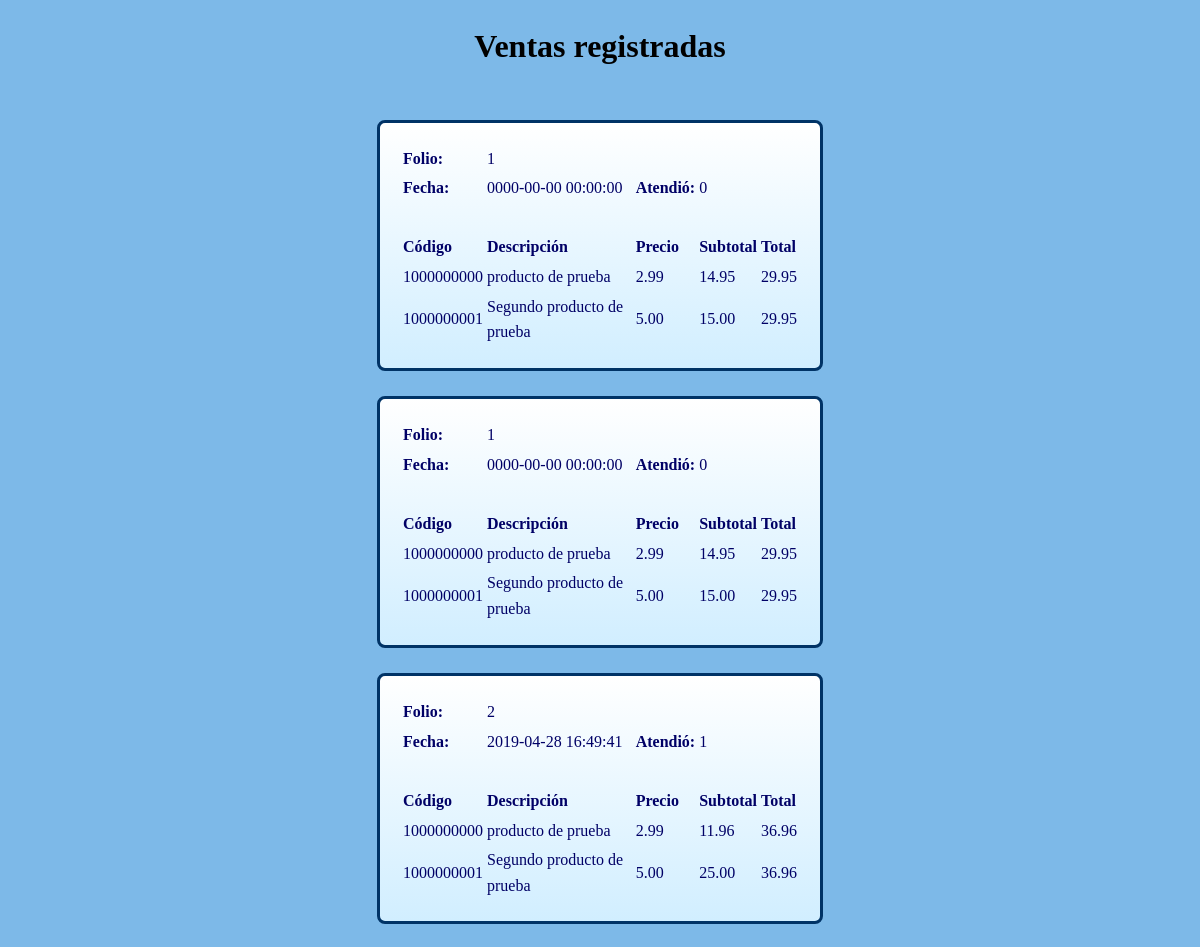
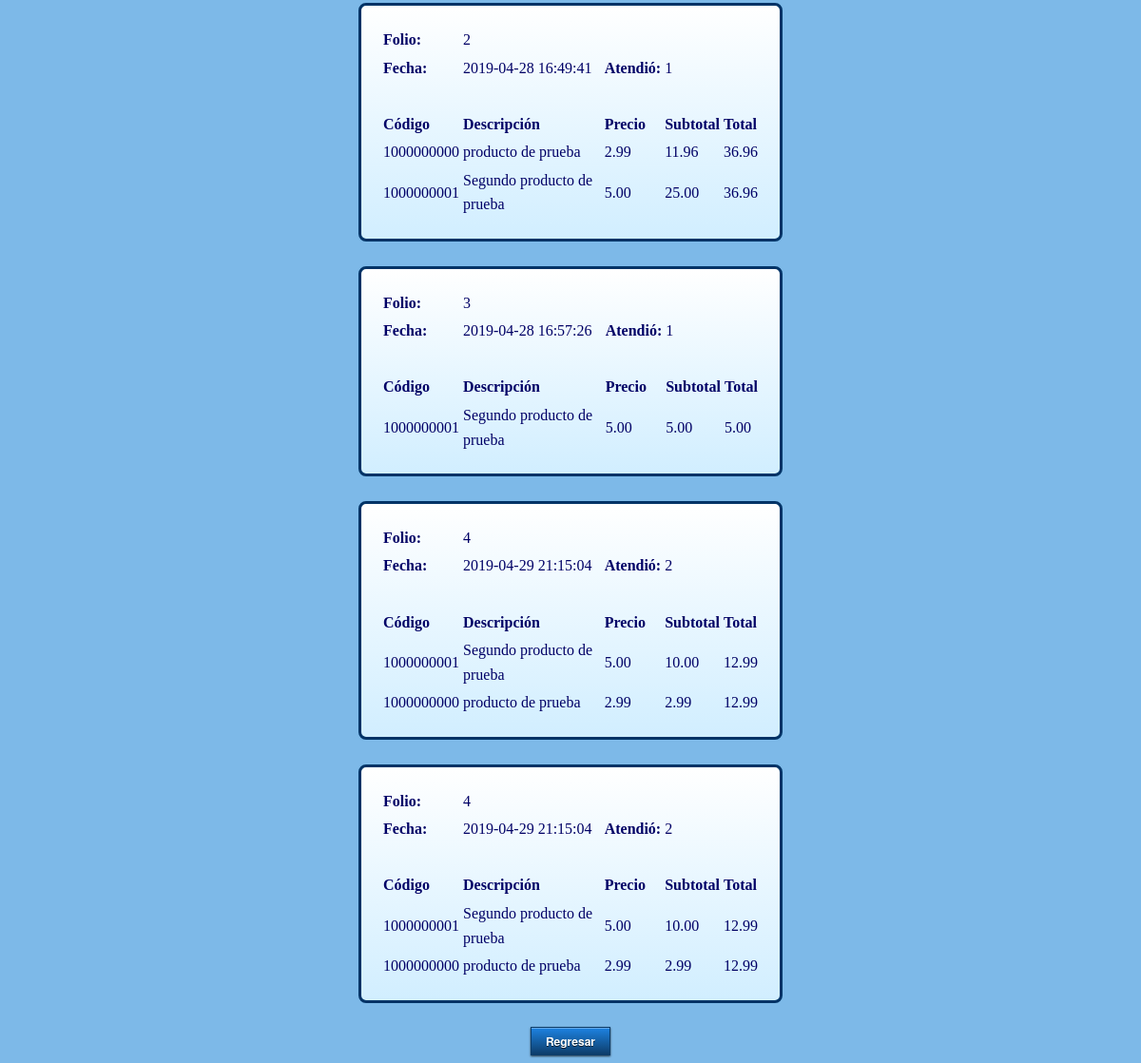
Screenshot of /mostrarv.php with the database file from the repository (2 pictures, top to bottom).
### tables this page shows
CREATE TABLE `ticket` (
  `id_ticket` int(11) DEFAULT '1000',
  `id_emp` int(11) DEFAULT NULL,
  `fecha_ticket` datetime DEFAULT CURRENT_TIMESTAMP,
  `id_art` int(11) DEFAULT NULL,
  `desc_art` varchar(50) DEFAULT NULL,
  `pre_art` float(5,2) DEFAULT NULL,
  `sub_ticket` float(5,2) DEFAULT NULL,
  `total_ticket` float(5,2) DEFAULT NULL
);

### mostrarv.php (the view, shortened to what this page needs)
<!DOCTYPE HTML>
<html>
	<link href="estilos.css" rel="stylesheet" type="text/css">
<body>
	<center>
		<h1>Ventas registradas</h1>
		<br>
		<?php
			$host = "localhost";
			$usuario = "root";
			$pass = "";
			$bd = "proyecto";
			$comparador = 0;
			$folio_v = 0;
			$conexion = mysqli_connect($host,$usuario,$pass,$bd);
			$query = "select * from ticket";
			$result = mysqli_query($conexion,$query);
			while($consulta = mysqli_fetch_array($result))
			{
				if($folio_v == 0)
				{
					$comparador = 0;
				}
				if($comparador == 0)
				{
				echo "<div class='group'>";
					echo "<table>";
						echo "<tr>";
							echo "<td>";
								echo "<b>Folio: </b>";
							echo "</td>";
							echo "<td>";
								$folio = $consulta['id_ticket'];
								echo $consulta['id_ticket'];
							echo "</td>";
						echo "</tr>";
						echo "<tr>";
							echo "<td>";
								echo "<b>Fecha: </b>";
							echo "</td>";
							echo "<td>";
								echo $consulta['fecha_ticket'];
							echo "</td>";
							echo "<td>";
								echo "<b>Atendió: </b>";
							echo "</td>";
							echo "<td>";
								echo $consulta['id_emp'];
							echo "</td>";
						echo "</tr>";
						echo "<tr>";
							echo "<td colspan = '5' class = 'no_borde'>";
								echo "<br>";
							echo "</td>";
						echo "</tr>";
						echo "<tr>";
							echo "<td>";
								echo "<b>Código</b>";
							echo "</td>";
							echo "<td>";
								echo "<b>Descripción</b>";
							echo "</td>";
							echo "<td>";
								echo "<b>Precio</b>";
							echo "</td>";
							echo "<td>";
								echo "<b>Subtotal</b>";
							echo "</td>";
							echo "<td>";
								echo "<b>Total</b>";
							echo "</td>";
						echo "</tr>";
						$query2 = "select * from ticket where id_ticket = ".$folio.";";
						$result2 = mysqli_query($conexion,$query2);
						$comparador = 1;
						while($datos = mysqli_fetch_array($result2))
						{
							echo "<tr>";
								echo "<td>";
									echo $datos['id_art'];
								echo "</td>";
								echo "<td>";
									echo $datos['desc_art'];
								echo "</td>";
								echo "<td>";
									echo $datos['pre_art'];
								echo "</td>";
								echo "<td>";
									echo $datos['sub_ticket'];
								echo "</td>";
								echo "<td>";
									echo $datos['total_ticket'];
								echo "</td>";
							echo "</tr>";
						}
					echo "</table>";
				echo "</div>";
				echo "<br>";
				}
				else
				{
					exit("Se ha producido un error no esperado: ").mysqli_error();
				}
			}
		?>
		<form action = "ventas.php">
			<center>
				<input class="form-btn" name="submit" type="submit" value="Regresar">
			</center>
		</form>
	</center>
</body>
</html>

### estilos.css (style rules this page uses)
body { background: rgb(125,185,232); background: -moz-linear-gradient(top, rgba(125,185,232,1) 71%, rgba(125,185,232,1) 99%); background: -webkit-gradient(linear, left top, left bottom, color-stop(71%,rgba(125,185,232,1)), color-stop(99%,rgba(125,185,232,1))); background: -webkit-linear-gradient(top, rgba(125,185,232,1) 71%,rgba(125,185,232,1) 99%); background: -o-linear-gradient(top, rgba(125,185,232,1) 71%,rgba(125,185,232,1) 99%); background: -ms-linear-gradient(top, rgba(125,185,232,1) 71%,rgba(125,185,232,1) 99%); background: linear-gradient(to bottom, rgba(125,185,232,1) 71%,rgba(125,185,232,1) 99%); filter: progid:DXImageTransform.Microsoft.gradient( startColorstr='#7db9e8', endColorstr='#7db9e8',GradientType=0 ); color: #000; font-family: "Century Gothic"; font-size: 16px; line-height: 1.6; }
.group { border: 3px solid #999999; padding: 20px; width: 400px; color: #006; border-radius: 8px; border-color:#036; background: rgb(255,255,255); background: -moz-linear-gradient(top, rgba(255,255,255,1) 0%, rgba(209,238,255,1) 100%); background: -webkit-gradient(linear, left top, left bottom, color-stop(0%,rgba(255,255,255,1)), color-stop(100%,rgba(209,238,255,1))); background: -webkit-linear-gradient(top, rgba(255,255,255,1) 0%,rgba(209,238,255,1) 100%); background: -o-linear-gradient(top, rgba(255,255,255,1) 0%,rgba(209,238,255,1) 100%); background: -ms-linear-gradient(top, rgba(255,255,255,1) 0%,rgba(209,238,255,1) 100%); background: linear-gradient(to bottom, rgba(255,255,255,1) 0%,rgba(209,238,255,1) 100%); filter: progid:DXImageTransform.Microsoft.gradient( startColorstr='#ffffff', endColorstr='#d1eeff',GradientType=0 ); margin-top: 0; margin-right: auto; margin-bottom: 0; margin-left: auto; }
.form-btn { padding: 0 15px; height: 30px; font: bold 12px 'Helvetica Neue', Helvetica, Arial, sans-serif; text-align: center; color: #fff; text-shadow: 0 1px 0 rgba(0, 0, 0, 0.7); cursor: pointer; border: 1px solid #0d3d6a; outline: none; position: relative; background-color: #1d83e2; background-image: -webkit-gradient(linear, left top, left bottom, from(#1d83e2), to(#0d3d6a)); background-image: -webkit-linear-gradient(top, #1d83e2, #0d3d6a); background-image: -moz-linear-gradient(top, #1d83e2, #0d3d6a); background-image: -ms-linear-gradient(top, #1d83e2, #0d3d6a); background-image: -o-linear-gradient(top, #1d83e2, #0d3d6a); background-image: linear-gradient(top, #1d83e2, #0d3d6a); -pie-background: linear-gradient(top, #1d83e2, #0d3d6a); -moz-box-shadow: inset 0 1px 0 rgba(255, 255, 255, 0.3), 0 1px 2px rgba(0, 0, 0, 0.7); -webkit-box-shadow: inset 0 1px 0 rgba(255, 255, 255, 0.3), 0 1px 2px rgba(0, 0, 0, 0.7); box-shadow: inset 0 1px 0 rgba(255, 255, 255, 0.3), 0 1px 2px rgba(0, 0, 0, 0.7); -moz-background-clip: padding; -webkit-background-clip: padding-box; background-clip: padding-box; behavior: url(PIE.htc); }

### mostrarv.php (style rules this page uses)
.no_borde { border-width: 0px; }

### rows the page displays
ticket: id_ticket "1", fecha_ticket "0000-00-00 00:00:00", id_emp "0", id_art "1000000000", desc_art "producto de prueba", pre_art "2.99", sub_ticket "14.95", total_ticket "29.95"
ticket: id_art "1000000001", desc_art "Segundo producto de prueba", pre_art "5.00", sub_ticket "15.00", total_ticket "29.95", id_ticket "1", fecha_ticket "0000-00-00 00:00:00", id_emp "0"
ticket: id_ticket "2", fecha_ticket "2019-04-28 16:49:41", id_emp "1", id_art "1000000000", desc_art "producto de prueba", pre_art "2.99", sub_ticket "11.96", total_ticket "36.96"
ticket: id_art "1000000001", desc_art "Segundo producto de prueba", pre_art "5.00", sub_ticket "25.00", total_ticket "36.96", id_ticket "2", fecha_ticket "2019-04-28 16:49:41", id_emp "1"
ticket: id_ticket "3", fecha_ticket "2019-04-28 16:57:26", id_emp "1", id_art "1000000001", desc_art "Segundo producto de prueba", pre_art "5.00", sub_ticket "5.00", total_ticket "5.00"
ticket: id_ticket "4", fecha_ticket "2019-04-29 21:15:04", id_emp "2", id_art "1000000001", desc_art "Segundo producto de prueba", pre_art "5.00", sub_ticket "10.00", total_ticket "12.99"
ticket: id_art "1000000000", desc_art "producto de prueba", pre_art "2.99", sub_ticket "2.99", total_ticket "12.99", id_ticket "4", fecha_ticket "2019-04-29 21:15:04", id_emp "2"
